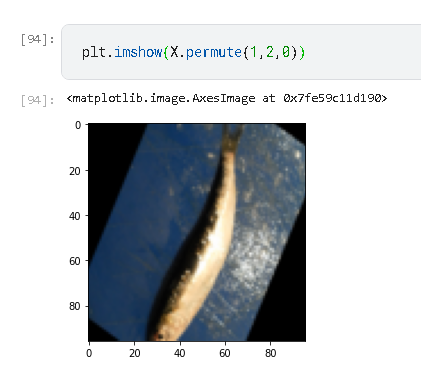
#> input picture fish_classification_using_resnet/fish_dataset.png, 421 x 383 px, given in place of testimage.jpg, which was not available
$ jupyter execute fast-fourier-transform-for-blur-detection.ipynb   (shell and % lines are left out)   (text cells are left out)
#> lines starting #> are read from the running program, lines starting #| are printed output that depends on the picture; long printed decimals are rounded; pictures that were not available may be replaced by others from this repository, and a replacement may not be noted
[cell 1]
import matplotlib.pyplot as plt
import numpy as np

[cell 2]
def detect_blur_fft(image, size=60, thresh=10, vis=True):
    (h,w) = image.shape
    (cX, cY) = (int(w/2.0), int(h/2.0))
    fft = np.fft.fft2(image)
    fftShift = np.fft.fftshift(fft)
    # check to see if we are visualizing our output
    if vis:
        # compute the magnitude spectrum of the transform
        magnitude = 20 * np.log(np.abs(fftShift))
        # display the original input image
        (fig, ax) = plt.subplots(1, 2, )
        ax[0].imshow(image, cmap="gray")
        ax[0].set_title("Input")
        ax[0].set_xticks([])
        ax[0].set_yticks([])
        # display the magnitude image
        ax[1].imshow(magnitude, cmap="gray")
        ax[1].set_title("Magnitude Spectrum")
        ax[1].set_xticks([])
        ax[1].set_yticks([])
        # show our plots
        plt.show()

    fftShift[cY - size:cY + size, cX - size:cX + size] = 0
    fftShift = np.fft.ifftshift(fftShift)
    recon = np.fft.ifft2(fftShift)

    # compute the magnitude spectrum of the reconstructed image,
    # then compute the mean of the magnitude values
    magnitude = 20 * np.log(np.abs(recon))
    mean = np.mean(magnitude)
    # the image will be considered "blurry" if the mean value of the
    # magnitudes is less than the threshold value
    print(mean)
    return (mean, mean <= thresh)

[cell 3]
import imutils
import cv2

[cell 4]
orig = cv2.imread("./testimage.jpg")
#> orig is the input picture: shape (383, 421, 3); mean B, G, R 199.6, 196.7, 193.3

#print(orig)
orig = imutils.resize(orig, width=500)
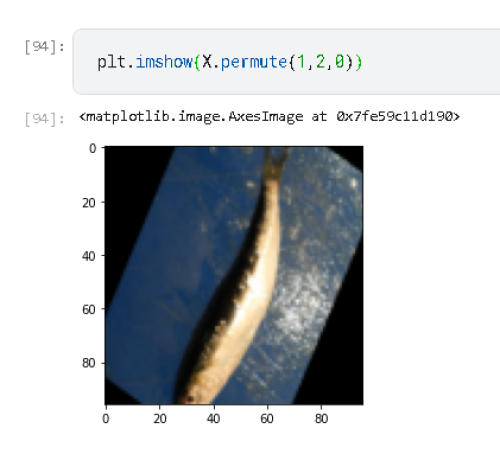
#> orig: shape (454, 500, 3); mean B, G, R 199.6, 196.7, 193.3
gray = cv2.cvtColor(orig, cv2.COLOR_BGR2GRAY)
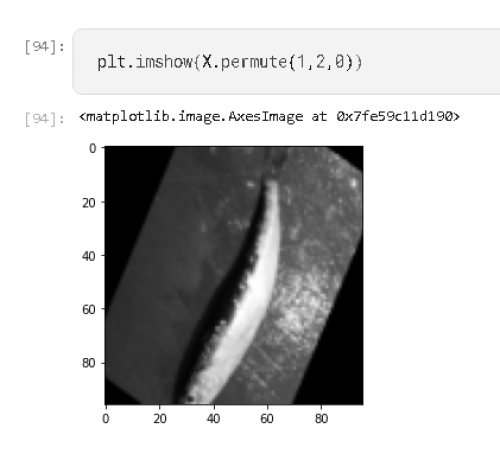
#> gray: shape (454, 500); min 0, max 255, mean 196
# apply our blur detector using the FFT
(mean, blurry) = detect_blur_fft(gray, size=60)
#> in detect_blur_fft, `plt.show()`:
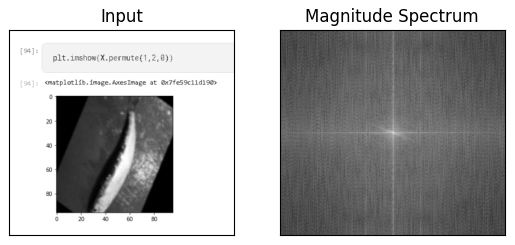
#> figure drawn by matplotlib, 2 panels
#> in detect_blur_fft, `magnitude = 20 * np.log(np.abs(recon))`:
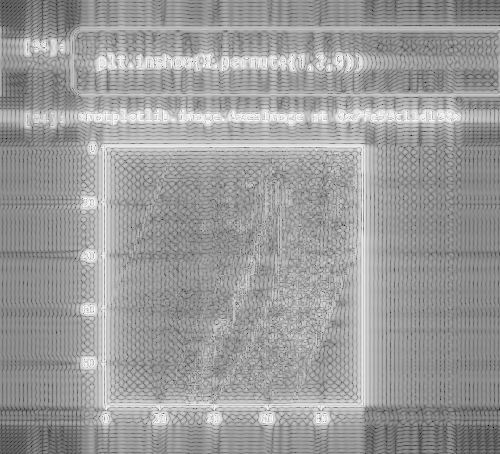
#> magnitude: shape (454, 500) float64; min -128.9, max 105.4, mean 14.4; drawn with min black and max white
#> in detect_blur_fft, `mean = np.mean(magnitude)`: mean = 14.43
#| 14.432
#> mean = 14.43; blurry = False

# draw on the image, indicating whether or not it is blurry
image = np.dstack([gray] * 3)
color = (0, 0, 255) if blurry else (0, 255, 0)
#> color = (0, 255, 0)
text = "Blurry ({:.4f})" if blurry else "Not Blurry ({:.4f})"
#> text = 'Not Blurry ({:.4f})'
text = text.format(mean)
#> text = 'Not Blurry (14.4317)'
cv2.putText(image, text, (10, 25), cv2.FONT_HERSHEY_SIMPLEX, 0.7,color, 2)
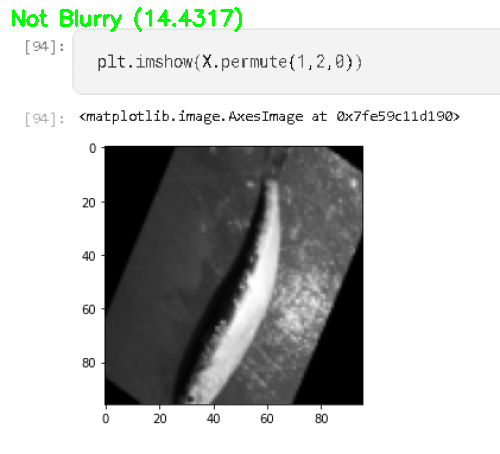
#> image: shape (454, 500, 3); mean of channels 0, 1, 2 194.4, 196, 194.4; drawn as B, G, R
print("[INFO] {}".format(text))
#| [INFO] Not Blurry (14.4317)
# show the output image
#cv2.imshow("Output", image)
#cv2.waitKey(0)

[cell 5]
# !pip -q install google-colab
# from google.colab import files
# from io import BytesIO
# from PIL import Image

[cell 6]
# [20 lines of commented-out code are left out]

[cell 7]
orig = cv2.imread("./testimage.jpg")

image_blurred = cv2.blur(src=orig, ksize=(15, 15))
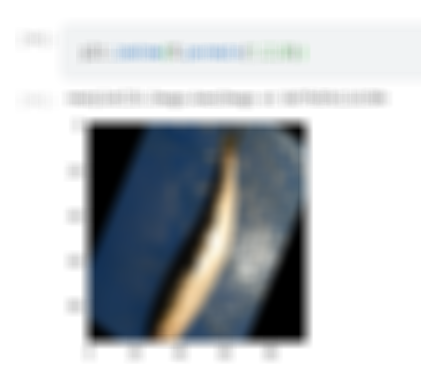
#> image_blurred: shape (383, 421, 3); mean B, G, R 199.6, 196.7, 193.3
image_blurred = imutils.resize(image_blurred, width=500)
#> image_blurred: shape (454, 500, 3)
gray = cv2.cvtColor(image_blurred, cv2.COLOR_BGR2GRAY)
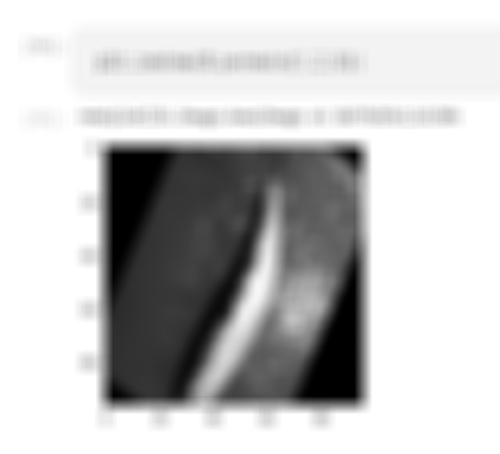
#> gray: shape (454, 500); min 0, max 255, mean 196
# apply our blur detector using the FFT
(mean, blurry) = detect_blur_fft(gray, size=60)
#> call 2 of detect_blur_fft, with size = 60, thresh = 10, vis = True
#> in detect_blur_fft (call 2), `magnitude = 20 * np.log(np.abs(fftShift))`:
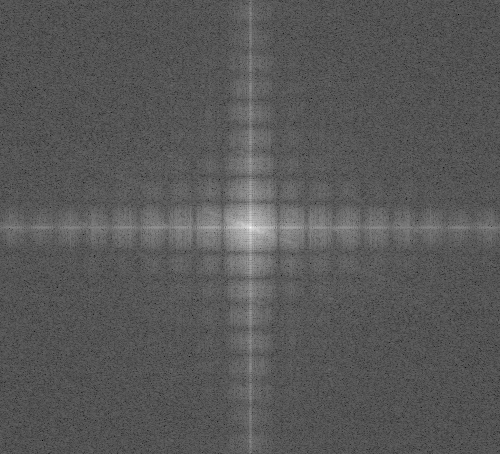
#> magnitude: shape (454, 500) float64; min -43.85, max 352.2, mean 93.4; drawn with min black and max white
#> in detect_blur_fft (call 2), `magnitude = 20 * np.log(np.abs(recon))`:
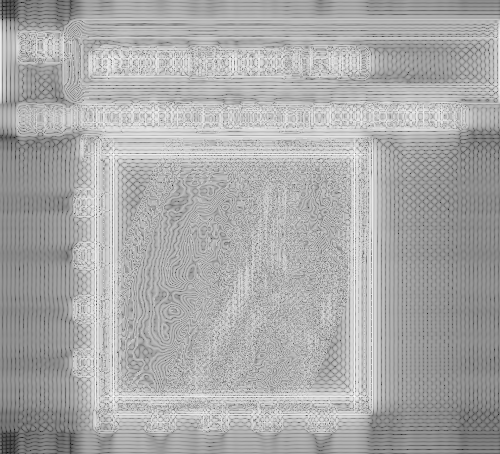
#> magnitude: shape (454, 500) float64; min -191.9, max 49.49, mean -30.9; drawn with min black and max white
#> in detect_blur_fft (call 2), `mean = np.mean(magnitude)`: mean = -30.85
#| -30.853
#> mean = -30.85; blurry = True

# draw on the image, indicating whether or not it is blurry
image = np.dstack([gray] * 3)
color = (0, 0, 255) if blurry else (0, 255, 0)
#> color = (0, 0, 255)
text = "Blurry ({:.4f})" if blurry else "Not Blurry ({:.4f})"
#> text = 'Blurry ({:.4f})'
text = text.format(mean)
#> text = 'Blurry (-30.8528)'
cv2.putText(image, text, (10, 25), cv2.FONT_HERSHEY_SIMPLEX, 0.7,color, 2)
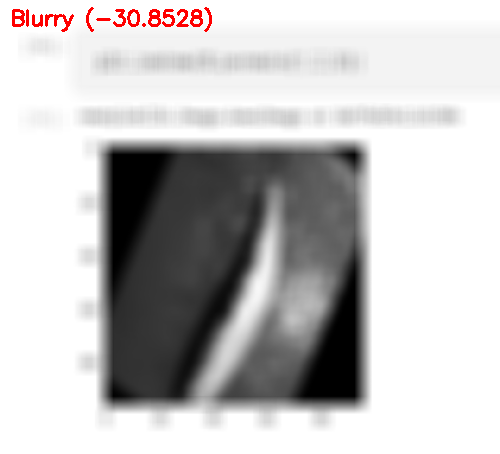
#> image: shape (454, 500, 3); mean of channels 0, 1, 2 194.4, 194.4, 196; drawn as B, G, R
print("[INFO] {}".format(text))
#| [INFO] Blurry (-30.8528)
